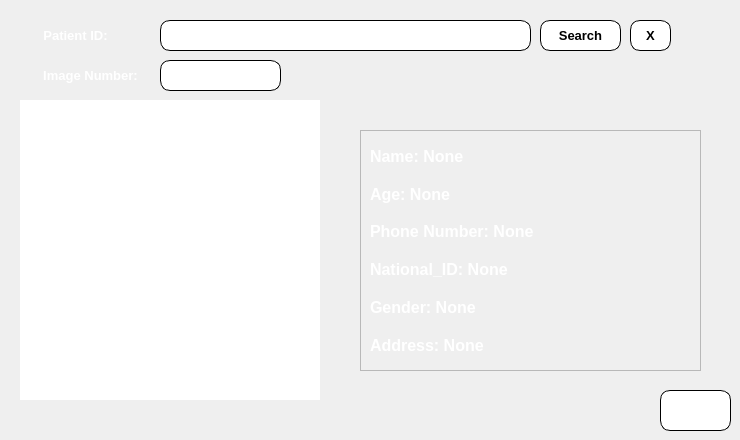
                <widget class="QWidget" name="rad_search_tab">
                 <attribute name="title">
                  <string>Search</string>
                 </attribute>
                 <widget class="QPushButton" name="rad_search_btn">
                  <property name="geometry">
                   <rect>
                    <x>540</x>
                    <y>20</y>
                    <width>81</width>
                    <height>31</height>
                   </rect>
                  </property>
                  <property name="font">
                   <font>
                    <pointsize>10</pointsize>
                    <weight>75</weight>
                    <bold>true</bold>
                   </font>
                  </property>
                  <property name="styleSheet">
                   <string notr="true">QPushButton{border-color: rgb(0, 0, 0);
border-style:solid;
border-radius:10px;
border-width:1px;
background-color: rgb(255, 255, 255);}

QPushButton::pressed{
background-color: rgb(0, 79, 238);
 border-style:inset;
color:white;
}</string>
                  </property>
                  <property name="text">
                   <string>Search</string>
                  </property>
                  <property name="icon">
                   <iconset>
                    <normalon>:/images/images/search_p2.png</normalon>
                   </iconset>
                  </property>
                 </widget>
                 <widget class="QLineEdit" name="search_rad_bar">
                  <property name="geometry">
                   <rect>
                    <x>160</x>
                    <y>20</y>
                    <width>371</width>
                    <height>31</height>
                   </rect>
                  </property>
                  <property name="font">
                   <font>
                    <pointsize>12</pointsize>
                    <weight>75</weight>
                    <bold>true</bold>
                   </font>
                  </property>
                  <property name="styleSheet">
                   <string notr="true">border-color: rgb(0, 0, 0);
background-color: rgb(255, 255, 255);
border-style:solid;
border-radius:10px;
border-width:1px;</string>
                  </property>
                  <property name="text">
                   <string/>
                  </property>
                  <property name="alignment">
                   <set>Qt::AlignCenter</set>
                  </property>
                 </widget>
                 <widget class="QLabel" name="rad_photo_search">
                  <property name="geometry">
                   <rect>
                    <x>20</x>
                    <y>100</y>
                    <width>300</width>
                    <height>300</height>
                   </rect>
                  </property>
                  <property name="styleSheet">
                   <string notr="true">color: rgb(255, 255, 255);
background-color: rgb(255, 255, 255);
border-style:outset;
</string>
                  </property>
                  <property name="text">
                   <string/>
                  </property>
                  <property name="alignment">
                   <set>Qt::AlignCenter</set>
                  </property>
                 </widget>
                 <widget class="QLineEdit" name="search_radno_bar">
                  <property name="geometry">
                   <rect>
                    <x>160</x>
                    <y>60</y>
                    <width>121</width>
                    <height>31</height>
                   </rect>
                  </property>
                  <property name="font">
                   <font>
                    <pointsize>12</pointsize>
                    <weight>75</weight>
                    <bold>true</bold>
                   </font>
                  </property>
                  <property name="styleSheet">
                   <string notr="true">border-color: rgb(0, 0, 0);
background-color: rgb(255, 255, 255);
border-style:solid;
border-radius:10px;
border-width:1px;</string>
                  </property>
                  <property name="text">
                   <string/>
                  </property>
                  <property name="alignment">
                   <set>Qt::AlignCenter</set>
                  </property>
                 </widget>
                 <widget class="QPushButton" name="dwnld_raddata_btn">
                  <property name="geometry">
                   <rect>
                    <x>660</x>
                    <y>390</y>
                    <width>71</width>
                    <height>41</height>
                   </rect>
                  </property>
                  <property name="font">
                   <font>
                    <pointsize>10</pointsize>
                    <weight>75</weight>
                    <bold>true</bold>
                   </font>
                  </property>
                  <property name="styleSheet">
                   <string notr="true">QPushButton{border-color: rgb(0, 0, 0);
border-style:solid;
border-radius:10px;
border-width:1px;
background-color: rgb(255, 255, 255);}

QPushButton::pressed{
background-color: rgb(0, 79, 238);
 border-style:inset;
color:white;
}</string>
                  </property>
                  <property name="text">
                   <string/>
                  </property>
                  <property name="icon">
                   <iconset>
                    <normalon>:/images/images/dwnld.png</normalon>
                   </iconset>
                  </property>
                  <property name="iconSize">
                   <size>
                    <width>45</width>
                    <height>45</height>
                   </size>
                  </property>
                 </widget>
                 <widget class="QLabel" name="rad_patsrch_lbl">
                  <property name="geometry">
                   <rect>
                    <x>15</x>
                    <y>25</y>
                    <width>121</width>
                    <height>20</height>
                   </rect>
                  </property>
                  <property name="minimumSize">
                   <size>
                    <width>0</width>
                    <height>20</height>
                   </size>
                  </property>
                  <property name="maximumSize">
                   <size>
                    <width>16777215</width>
                    <height>10</height>
                   </size>
                  </property>
                  <property name="font">
                   <font>
                    <pointsize>10</pointsize>
                    <weight>75</weight>
                    <bold>true</bold>
                   </font>
                  </property>
                  <property name="styleSheet">
                   <string notr="true">color: rgb(255, 255, 255);</string>
                  </property>
                  <property name="text">
                   <string>Patient ID:</string>
                  </property>
                  <property name="alignment">
                   <set>Qt::AlignCenter</set>
                  </property>
                 </widget>
                 <widget class="QLabel" name="rad_no_lbl">
                  <property name="geometry">
                   <rect>
                    <x>30</x>
                    <y>65</y>
                    <width>121</width>
                    <height>20</height>
                   </rect>
                  </property>
                  <property name="minimumSize">
                   <size>
                    <width>0</width>
                    <height>20</height>
                   </size>
                  </property>
                  <property name="maximumSize">
                   <size>
                    <width>16777215</width>
                    <height>10</height>
                   </size>
                  </property>
                  <property name="font">
                   <font>
                    <pointsize>10</pointsize>
                    <weight>75</weight>
                    <bold>true</bold>
                   </font>
                  </property>
                  <property name="styleSheet">
                   <string notr="true">color: rgb(255, 255, 255);</string>
                  </property>
                  <property name="text">
                   <string>Image Number:</string>
                  </property>
                  <property name="alignment">
                   <set>Qt::AlignCenter</set>
                  </property>
                 </widget>
                 <widget class="QFrame" name="search_data_2">
                  <property name="geometry">
                   <rect>
                    <x>360</x>
                    <y>130</y>
                    <width>341</width>
                    <height>241</height>
                   </rect>
                  </property>
                  <property name="frameShape">
                   <enum>QFrame::StyledPanel</enum>
                  </property>
                  <property name="frameShadow">
                   <enum>QFrame::Raised</enum>
                  </property>
                  <layout class="QVBoxLayout" name="verticalLayout_15">
                   <item>
                    <widget class="QLabel" name="pat_name_rad">
                     <property name="font">
                      <font>
                       <pointsize>12</pointsize>
                       <weight>75</weight>
                       <bold>true</bold>
                      </font>
                     </property>
                     <property name="styleSheet">
                      <string notr="true">color: rgb(255, 255, 255);</string>
                     </property>
                     <property name="text">
                      <string>Name: None</string>
                     </property>
                    </widget>
                   </item>
                   <item>
                    <widget class="QLabel" name="pat_age_rad">
                     <property name="font">
                      <font>
                       <pointsize>12</pointsize>
                       <weight>75</weight>
                       <bold>true</bold>
                      </font>
                     </property>
                     <property name="styleSheet">
                      <string notr="true">color: rgb(255, 255, 255);</string>
                     </property>
                     <property name="text">
                      <string>Age: None</string>
                     </property>
                    </widget>
                   </item>
                   <item>
                    <widget class="QLabel" name="pat_phone_rad">
                     <property name="font">
                      <font>
                       <pointsize>12</pointsize>
                       <weight>75</weight>
                       <bold>true</bold>
                      </font>
                     </property>
                     <property name="styleSheet">
                      <string notr="true">color: rgb(255, 255, 255);</string>
                     </property>
                     <property name="text">
                      <string>Phone Number: None</string>
                     </property>
                    </widget>
                   </item>
                   <item>
                    <widget class="QLabel" name="pat_national_rar">
                     <property name="font">
                      <font>
                       <pointsize>12</pointsize>
                       <weight>75</weight>
                       <bold>true</bold>
                      </font>
                     </property>
                     <property name="styleSheet">
                      <string notr="true">color: rgb(255, 255, 255);</string>
                     </property>
                     <property name="text">
                      <string>National_ID: None</string>
                     </property>
                    </widget>
                   </item>
                   <item>
                    <widget class="QLabel" name="pat_gender_rad">
                     <property name="font">
                      <font>
                       <pointsize>12</pointsize>
                       <weight>75</weight>
                       <bold>true</bold>
                      </font>
                     </property>
                     <property name="styleSheet">
                      <string notr="true">color: rgb(255, 255, 255);</string>
                     </property>
                     <property name="text">
                      <string>Gender: None</string>
                     </property>
                    </widget>
                   </item>
                   <item>
                    <widget class="QLabel" name="pat_address_rad">
                     <property name="font">
                      <font>
                       <pointsize>12</pointsize>
                       <weight>75</weight>
                       <bold>true</bold>
                      </font>
                     </property>
                     <property name="styleSheet">
                      <string notr="true">color: rgb(255, 255, 255);</string>
                     </property>
                     <property name="text">
                      <string>Address: None</string>
                     </property>
                    </widget>
                   </item>
                  </layout>
                 </widget>
                 <widget class="QPushButton" name="rad_cancel_search_btn">
                  <property name="geometry">
                   <rect>
                    <x>630</x>
                    <y>20</y>
                    <width>41</width>
                    <height>31</height>
                   </rect>
                  </property>
                  <property name="font">
                   <font>
                    <pointsize>10</pointsize>
                    <weight>75</weight>
                    <bold>true</bold>
                   </font>
                  </property>
                  <property name="styleSheet">
                   <string notr="true">QPushButton{border-color: rgb(0, 0, 0);
border-style:solid;
border-radius:10px;
border-width:1px;
background-color: rgb(255, 255, 255);}

QPushButton::pressed{
background-color: rgb(0, 79, 238);
 border-style:inset;
color:white;
}</string>
                  </property>
                  <property name="text">
                   <string>X</string>
                  </property>
                 </widget>
                </widget>
